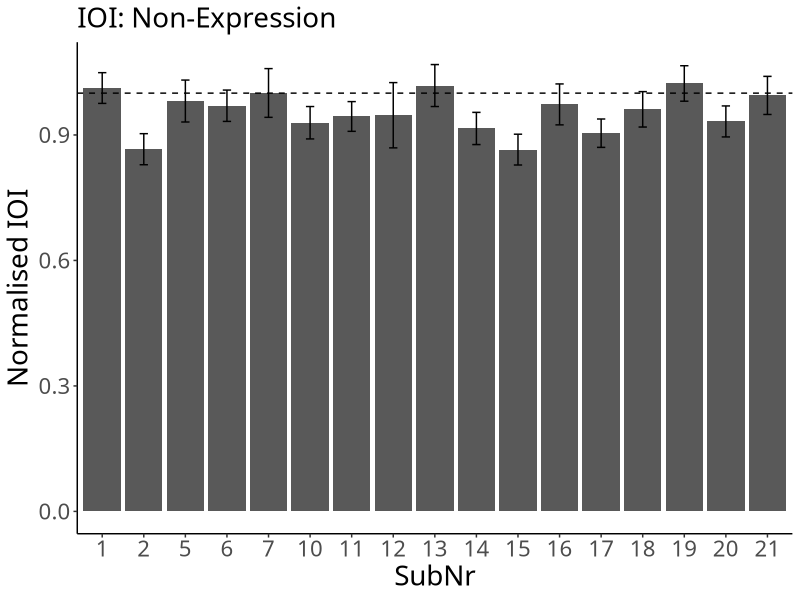
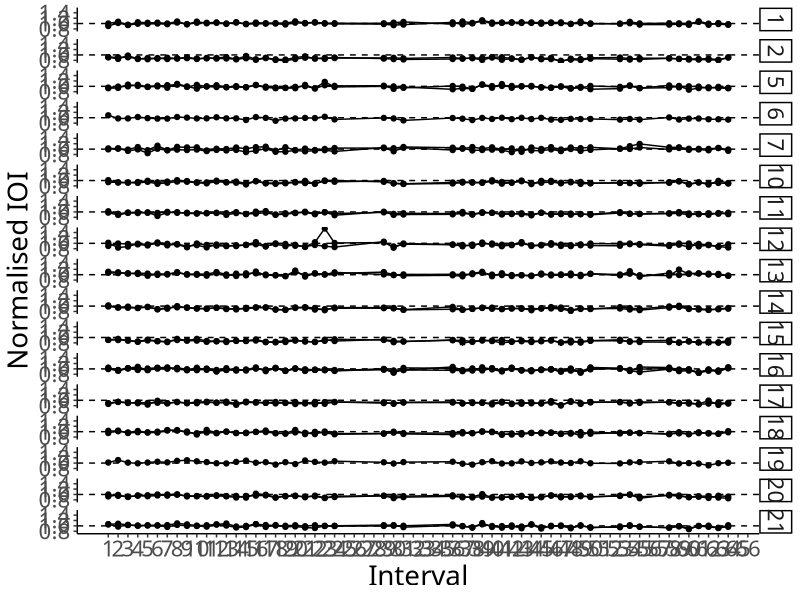
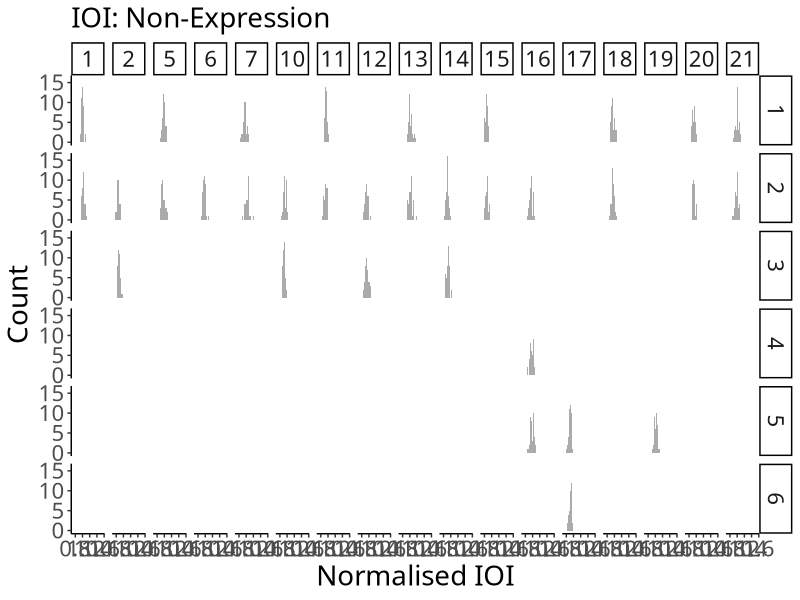
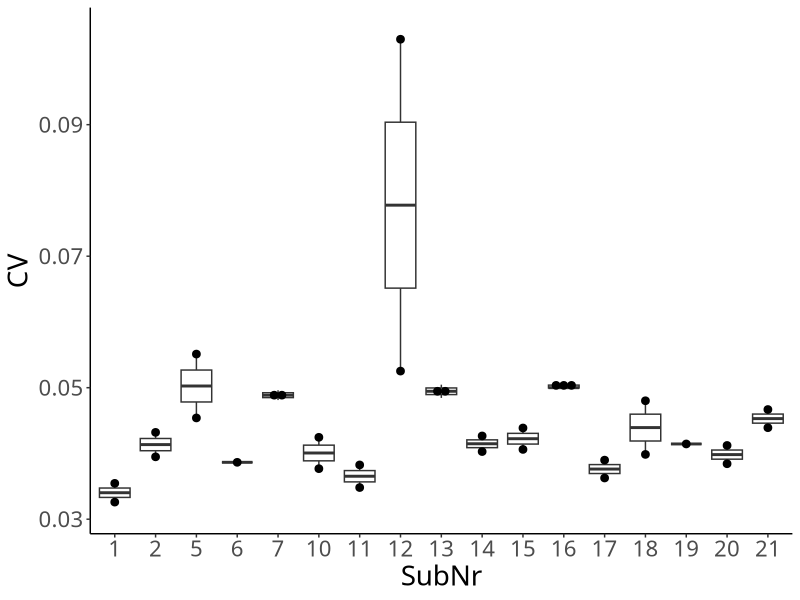

Source code (R) for these figures, in order:
## ---- chunk 1
# packages
# data manipulation
if (!require("data.table")) {install.packages("data.table"); require("data.table")}
# plot
if (!require("ggplot2")) {install.packages("ggplot2"); require("ggplot2")}

# ggplots
theme_set(theme_classic())
theme_update(text = element_text(size = 20, family = "Helvetica Neue LT Std 57 Condensed"), legend.position = "bottom")
## ---- chunk 2
dt_ioi <- fread("./preprocessor/filtered/data_onset.csv", header = T, sep = ",", dec = ".") # read a filtered csv

# SubNr as a factor
dt_ioi$SubNr <- as.factor(dt_ioi$SubNr)

# assign RowNr
dt_ioi$RowNr <- rep(1:72, nrow(dt_ioi)/72)
## ---- chunk 3
# calculate normIOIs
dt_ioi$IOI <- diff(c(0, dt_ioi$TimeStamp))

# convert bpm to ms
dt_ioi[Tempo == 120]$Tempo <- 250
dt_ioi[Tempo == 110]$Tempo <- 273
dt_ioi[Tempo == 100]$Tempo <- 300

# normalise IOIs
dt_ioi$normIOI <- dt_ioi$IOI/dt_ioi$Tempo

# remove the first note
dt_ioi <- dt_ioi[RowNr != 1]

# assign Interval
dt_ioi$Interval <- rep(1:71, nrow(dt_ioi)/71)

# remove irrelevant intervals
ls_irrelevant <- list(c(25:28), c(32:35), c(51:52), c(56:57), c(65:71))
dt_ioi$EighthNote <- "Yes"

for (phrase in 1:length(ls_irrelevant)){
  for (note in 1:length(ls_irrelevant[[phrase]])){
    dt_ioi[Interval == ls_irrelevant[[phrase]][note]]$EighthNote <- "No"
  }
}
## ---- chunk 4
# For each individual
ioi <- dt_ioi[EighthNote == "Yes", .(N = length(normIOI), Mean = mean(normIOI), SD = sd(normIOI)), by = .(SubNr)]
print(ioi)
## ---- chunk 5
p_ioi <- ggplot(data = ioi, aes(x = SubNr, y = Mean)) +
  geom_bar(stat = "identity", position = position_dodge()) +
  geom_errorbar(aes(ymin = Mean - SD, ymax = Mean + SD),
                width = .2, position = position_dodge(.9)) +
  geom_hline(yintercept = 1, linetype = "dashed") + # Tempo
  labs(y = "Normalised IOI", subtitle = "IOI: Non-Expression")
p_ioi
## ---- chunk 6
# For each individual
ioi_seq <- dt_ioi[EighthNote == "Yes", .(N = length(normIOI), Mean = mean(normIOI)), by = .(SubNr, TrialNr, Interval)]

p_ioi_seq <- ggplot(data = ioi_seq, aes(x = Interval, y = Mean, group = TrialNr)) +
  geom_line() +
  geom_point() +
  geom_hline(yintercept = 1, linetype = "dashed") + # Tempo
  facet_grid(SubNr ~ .) +
  labs(x = "Interval", y = "Normalised IOI") + scale_x_continuous(breaks=seq(1,66,1))
p_ioi_seq
## ---- chunk 7
p_ioi_dis <- ggplot(dt_ioi[EighthNote == "Yes"], aes(x = normIOI)) +
  geom_histogram(binwidth = .02, alpha = .5, position = "identity") +
  facet_grid(TrialNr ~ SubNr) +
  labs(x = "Normalised IOI", y = "Count", subtitle = "IOI: Non-Expression")
p_ioi_dis
## ---- chunk 8
# Group mean
ioi_all <- ioi[, .(N = length(Mean), Mean = mean(Mean), SD = sd(Mean))]
print(ioi_all)
## ---- chunk 9
excluded_ioi <- ioi[Mean < ioi_all$Mean+3*ioi_all$SD & Mean > ioi_all$Mean-3*ioi_all$SD]
print(excluded_ioi)
## ---- chunk 10
# for each participant
cv <- dt_ioi[EighthNote == "Yes", .(N = length(normIOI), CV = sd(normIOI)/mean(normIOI)) , by = .(SubNr, TrialNr)]
cv
## ---- chunk 11
p_cv_box <- ggplot(cv, aes(x = SubNr, y = CV)) +
  geom_boxplot() +
  geom_dotplot(binaxis = 'y', stackdir = 'center', dotsize = 0.5)
p_cv_box
## ---- chunk 12
# for all
cv_all <- cv[, .(N = length(CV), Mean = mean(CV), SD = sd(CV))]
print(cv_all)
## ---- chunk 13
excluded_cv <- cv[CV < cv_all$Mean+3*(cv_all$SD) & CV > cv_all$Mean-3*cv_all$SD]
print(excluded_cv)
## ---- chunk 14
fwrite(excluded_cv, "./onset_valid.csv")
